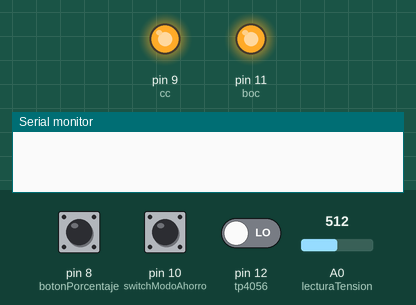
This program was run on a simulated Arduino Nano, built with avr-gcc and run on an emulated ATmega328P. Shown: output pins drawn as LEDs (lit = HIGH), the last lines printed to the serial monitor. The inputs (shaded band) are chosen by the test bench; at power-on: pin 12 (tp4056) LOW, pin 8 (botonPorcentaje) HIGH, pin 10 (switchModoAhorro) LOW, A0 (lecturaTension) = 512.

Above: at 1.2 s.
1.3 s: pin 12 (tp4056) driven HIGH
At 2.7 s:
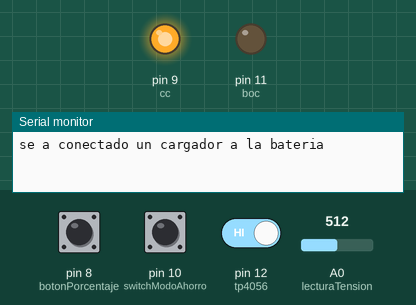
3.0 s: pin 8 (botonPorcentaje) pulled LOW for 1 s
6.0 s: pin 8 (botonPorcentaje) pulled LOW for 3.2 s
10.7 s: pin 12 (tp4056) driven LOW
At 11.8 s:
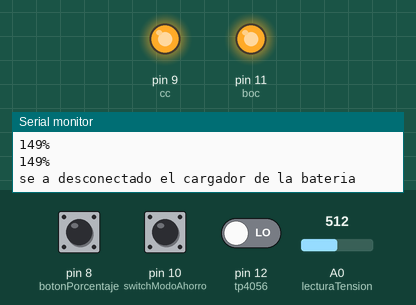
Timing chart, 0 to 13.7 s (numbered marks = the images above; inputs shaded):
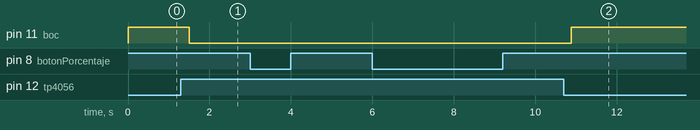

Measured:
- after the input at 1.3 s, pin 11 (boc): HIGH → LOW after 0.20 s
- after the input at 10.7 s, pin 11 (boc): LOW → HIGH after 0.18 s

The program:

main.cpp
```cpp
#include <Arduino.h>

#define lecturaTension 0// pin analogico de tension
#define botonPorcentaje 8//para dar el porcentaje
#define tp4056 12//Entrada del modo tp4056
#define switchModoAhorro 10// entrada para forzar modo ahorro
#define boc 11 //bateria o cargador
#define cc 9//cierre de carga

bool md_ahorro = 0;
bool cod = 0;

void setup()
{
  Serial.begin(9600);
//Pin mode
  pinMode(botonPorcentaje, INPUT_PULLUP);
  pinMode(cc, OUTPUT);
  pinMode(boc, OUTPUT);
//-----------------------------------------------------------------
  digitalWrite(cc, HIGH);//lo activa para que siempre este activado, solo se cierra cuando haga una lectura
}

void loop()
{
  bateria(0);

  if(!digitalRead(botonPorcentaje))
  {
    Serial.print(bateria(1));
    Serial.println("%");
  }

  delay(300);
}
//***********************************************************************************
int bateria(bool m_boton)
{
  byte porcentaje;
  bool tm = md_ahorro;
//--------------------------------
// verificacion del modo de alimentacion de la bateria
  if(cod != digitalRead(tp4056))
  {
      if(digitalRead(tp4056) == 1)
          Serial.println("se a conectado un cargador a la bateria");
      else
          Serial.println("se a desconectado el cargador de la bateria");
  }
//  Guarda variable del ultimo estado
  cod = digitalRead(tp4056);
//  Segun si esta en carga o descarga elige que fuente de alimetacion va a usar
  if(!cod)
      digitalWrite(boc, HIGH);
  else
      digitalWrite(boc, LOW);
// si esta en modo carga cierra por un instante el proceso de carga para que este no afecte la lectura
//------------------------------
  if(!cod || m_boton)// esto hace que si no esta cargando o el boton esta presionado tome el porcentaje
  {
    if(cod)//si esta cargando desactiva la carga de la bateria
    {
      digitalWrite(cc, LOW);
      delay(5);
    }
//------------------------------
//saca el porcentaje de bateria
    porcentaje = map(map(analogRead(lecturaTension), 0, 1200, 0, 500), 320, 420, 0, 100);// el primer map saca la tension y segundo el porcentaje
//  los valores de 320 a 420 serian de 3.2 a 4.2 v, esto baria en funcion de la ocilacion de nuestra bateria, este es el normal
  }

  digitalWrite(cc, HIGH);//vuelve a activar el sistema de carga
// verificacion del modo
  if(cod)// verifica que no este cargando la bateria, si esta cargando desactiva modo ahorro
    md_ahorro = 0;

  else if(digitalRead(switchModoAhorro))//consulta si el modo ahorro esta activado
    md_ahorro = 1;

// si el porcentaje es menor a 15 pone en modo ahorro
  else if(porcentaje<15)
    md_ahorro = 1;
  else
    md_ahorro = 0;

//  si cambia el modo ahorro envia un mensaje
  if(tm != md_ahorro)
    {
      if(md_ahorro)
        Serial.println("modo ahorro activado");
      else
        Serial.println("modo ahorro desactivado");
    }
  return porcentaje;//retorna porcentaje
}
//***********************************************************************************
```
